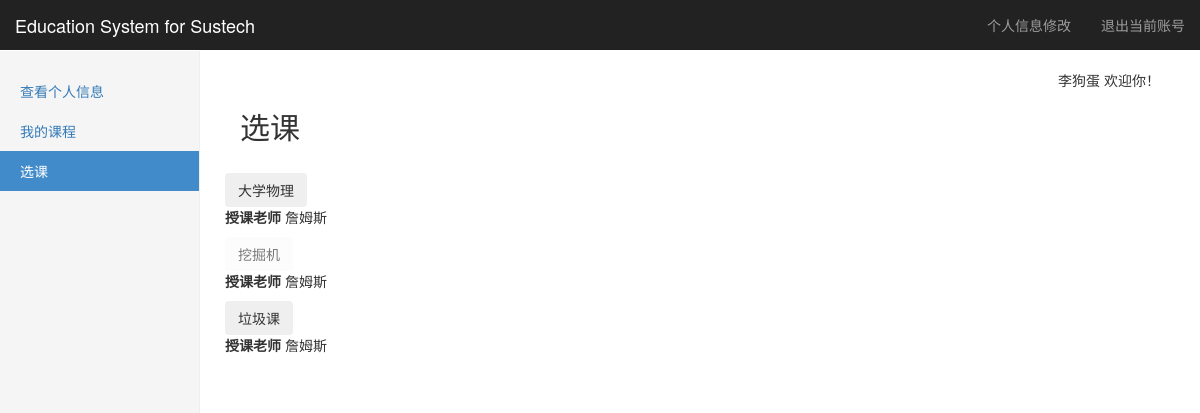
The app's page /course/select (signed in), older data.
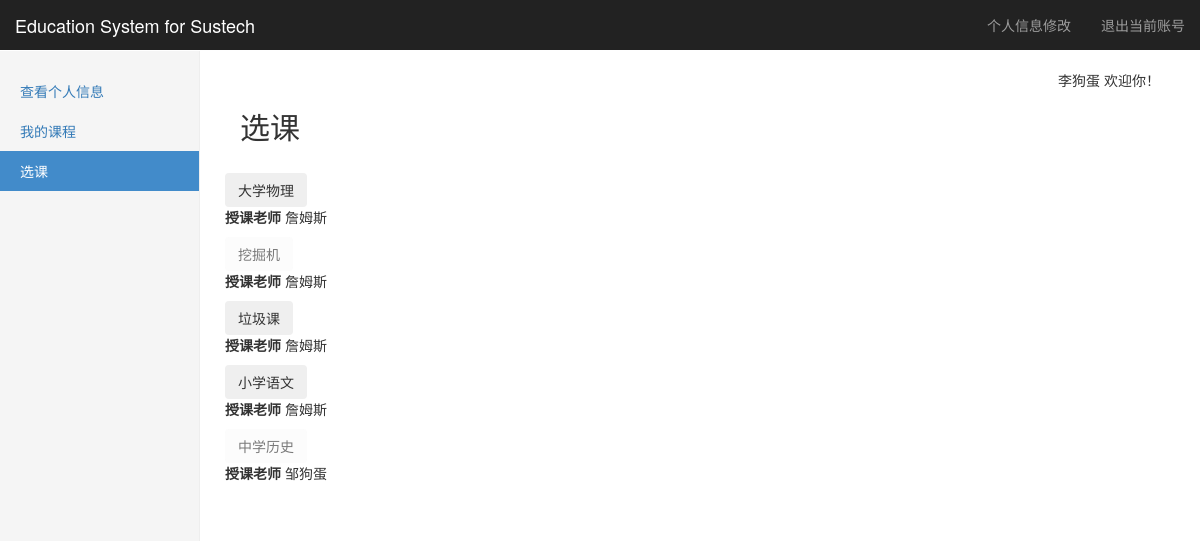
The same page, newer data.
### tables this page shows
CREATE TABLE "account" (
	`userid`	INTEGER NOT NULL PRIMARY KEY AUTOINCREMENT,
	`username`	string NOT NULL,
	`password`	string NOT NULL,
	`privilege`	int NOT NULL
);

CREATE TABLE "course" (
	`courseid`	INTEGER NOT NULL PRIMARY KEY AUTOINCREMENT,
	`teacherid`	int,
	`name`	string NOT NULL,
	`term`	string,
	`time`	string,
	`intro`	string
);

### Listener.py (the view, shortened to what this page needs)
@app.route(select_url, methods=['GET', 'POST'])
def selectcourse():
    Course=SQL_Course(get_db())
    if not (session.get('login') and session.get('username') and session.get('privilege')):
        return redirect(url_for('logout'))
    username = session['username']
    p = session['privilege']
    sidebar = GetSideBar(GetBar(p), '选课')
    if(p!=1):
        return redirect(url_for("addcourse"))
    xcourse=request.args.get("course","")
    if(xcourse==""):
        courses=Course.SearchCourse_3()
        mycourse=Course.SearchCourse_1(username)
        mycourselist=[]
        for i in mycourse:
            mycourselist.append(i['name'])
        return render_template("selectcourse.html", username=username, sidebar=sidebar, p=p, courses=courses,mycourse=mycourselist)

### Config/Link_db.py (called while the page is built)
    def select(self,sql):
        try:
            self.__cursor.execute(sql)
            data = self.__cursor.fetchall()
            return data
        except:
            print("Error: unable to fecth data with sql query: "+sql)
            return False

    def close(self):
        if(self.__db!=None):
            self.__db.close()

### Listener.py (called while the page is built)
def get_db():   #使用flask的g对象，每次访问都会有个独立的g对象，保证线程的数据库操作的安全
    if not hasattr(g, 'db'):
        g.db = Link_db()
    return g.db

def GetBar(privilege):  #根据用户privilege返回不同的sidebar
    if(privilege==3):
        return adminbar
    elif(privilege==2):
        return teacherbar
    elif(privilege==1):
        return studentbar

### SQL_libarary/Func_lib.py (called while the page is built)
def GetSideBar(sidebar,activebar=None): #对sidebar进行整理并返回整理好的元组
    result=[]
    for key in sidebar:
        bar1={}
        bar1['name']=key
        bar1['href']=sidebar[key]
        if(activebar==key):
            bar1['active']='active'
        result.append(bar1)
    return result

### SQL_libarary/SQL_Course.py (called while the page is built)
    def GetUserid(self,username):
        sql = "select userid from %s where username='%s' " %(AccountTable,username)
        data = self.__db.select(sql)
        if(len(data)==0):
            return False
        return data[0][0]

    def SearchCourse_1(self,username):
        id=self.GetUserid(username)
        sql = " select name,username from %s s join %s c on c.courseid=s.courseid " \
              "join %s a on a.userid=c.teacherid  where studentid=%s" % (Student_Course_Table,CourseTable,AccountTable,id)
        data = self.__db.select(sql)
        result=[]
        for i in data:
            mydict={}
            mydict['name']=i[0]
            mydict['teacher']=i[1]
            result.append(mydict)
        return result

    def SearchCourse_3(self):
        sql= "select name,username from %s c join %s a on a.userid=c.teacherid" %(CourseTable,AccountTable)
        data = self.__db.select(sql)
        result = []
        for i in data:
            mydict = {}
            mydict['name'] = i[0]
            mydict['teacher'] = i[1]
            result.append(mydict)
        return result

### templates/selectcourse.html (shortened to what this page needs)
{% extends "layout.html" %}
{% block body %}
<h2>选课</h2>
<br/>
{% for course in courses %}
{% if course.name in mycourse %}
    <div class="row">
               <div class="form-inline">
                   <button class="btn" onclick="go('{{ course.name }}');" disabled>{{ course.name }}</button>
				   <p><Strong>授课老师&nbsp;</strong>{{ course.teacher }}</p>
               </div>
    </div>
{% else %}
   <div class="row">
               <div class="form-inline">
                   <button class="btn" onclick="go('{{ course.name }}');" >{{ course.name }}</button>
				   <p><Strong>授课老师&nbsp;</strong>{{ course.teacher }}</p>
               </div>
    </div>
{% endif %}
{% endfor %}
{% endblock %}

### templates/layout.html (shortened to what this page needs)
<!DOCTYPE html>
<html lang="zh-CN">
  <head>
	<link href="../static/css/bootstrap.min.css" rel="stylesheet">
	<link href="../static/css/dashboard.css" rel="stylesheet">
  </head>
  <body>
	    <nav class="navbar navbar-inverse navbar-fixed-top">
		  <div class="container-fluid">
			<div class="navbar-header">
			  <a class="navbar-brand" href="/introduction">Education System for Sustech</a>
			</div>
			<div id="navbar" class="navbar-collapse collapse">
			  <ul class="nav navbar-nav navbar-right">
				<li><a href="/myinformation/change">个人信息修改</a></li>
				<li><a href="/logout">退出当前账号</a></li>
			  </ul>
			</div>
		  </div>
		</nav>
		<div class="container-fluid">
		  <div class="row">
			<div class="col-sm-3 col-md-2 sidebar">
			  <ul class="nav nav-sidebar">
			  {% for bar in sidebar %}
				<li {% if bar.active=="active" %}class="active"{% endif %}>
					<a href="{{ bar.href }}">{{ bar.name }}</a>
				</li>
			  {% endfor %}
			  </ul>
			</div>
			<div class="col-sm-9 col-sm-offset-3 col-md-10 col-md-offset-2 main">
			<p class="text-right">{{ username }}  欢迎你！</p>
				{% block body %}{% endblock %}
			</div>
		  </div>
		</div>
  </body>
</html>

### static/css/dashboard.css (style rules this page uses)
body { padding-top: 50px; }
.navbar-fixed-top { border: 0; }
.sidebar { display: none; }
@media (min-width: 768px) { .sidebar { position: fixed; top: 51px; bottom: 0; left: 0; z-index: 1000; display: block; padding: 20px; overflow-x: hidden; overflow-y: auto; background-color: #f5f5f5; border-right: 1px solid #eee; } }
.nav-sidebar { margin-right: -21px; margin-bottom: 20px; margin-left: -20px; }
.nav-sidebar > li > a { padding-right: 20px; padding-left: 20px; }
.nav-sidebar > .active > a, .nav-sidebar > .active > a:hover, .nav-sidebar > .active > a:focus { color: #fff; background-color: #428bca; }
.main { padding: 20px; }
@media (min-width: 768px) { .main { padding-right: 40px; padding-left: 40px; } }

Row changes from the older to the newer data that the page shows:
added course: name "小学语文", teacher "詹姆斯"
added course: name "中学历史", teacher "邹狗蛋"
